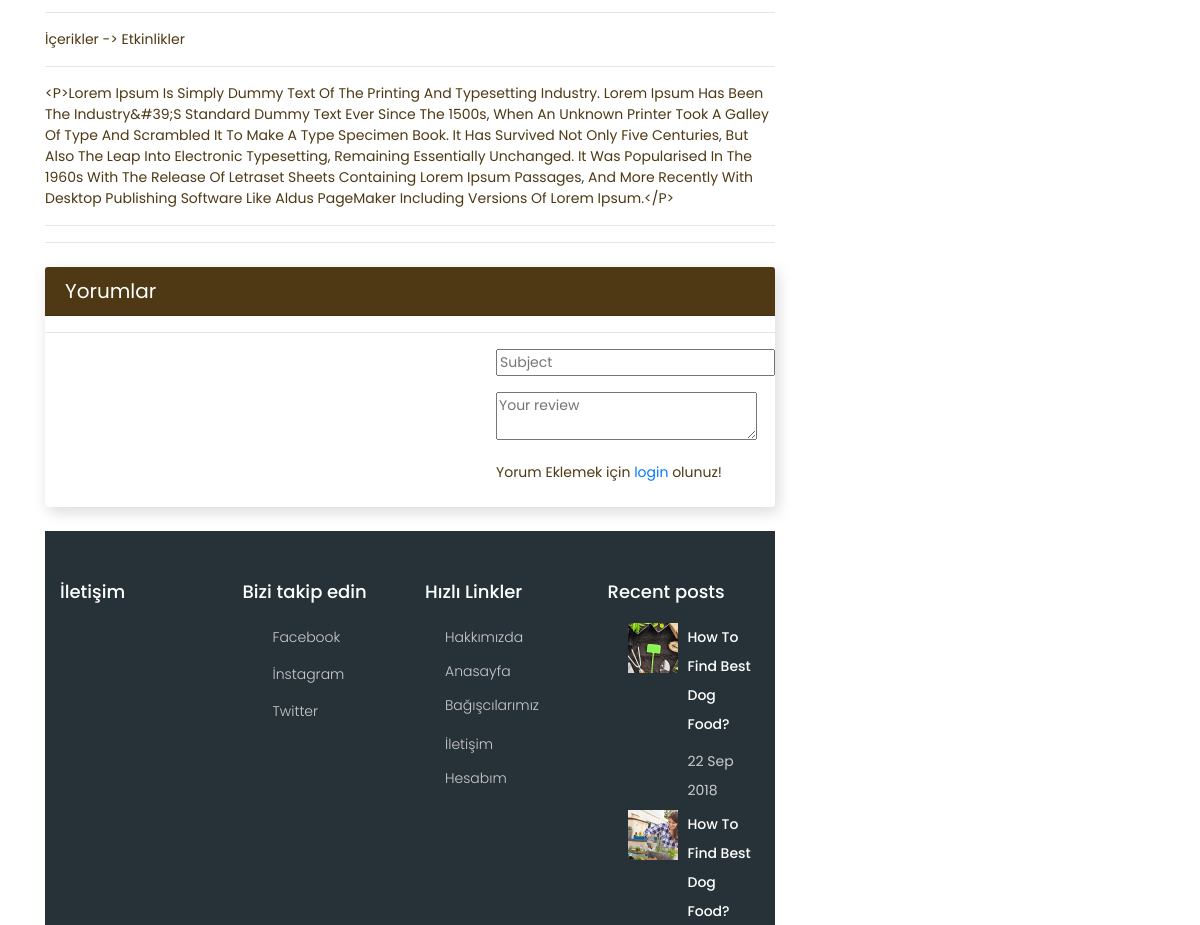
Before: /product/8/etkinlikler2/ (middle part) with the older database file.
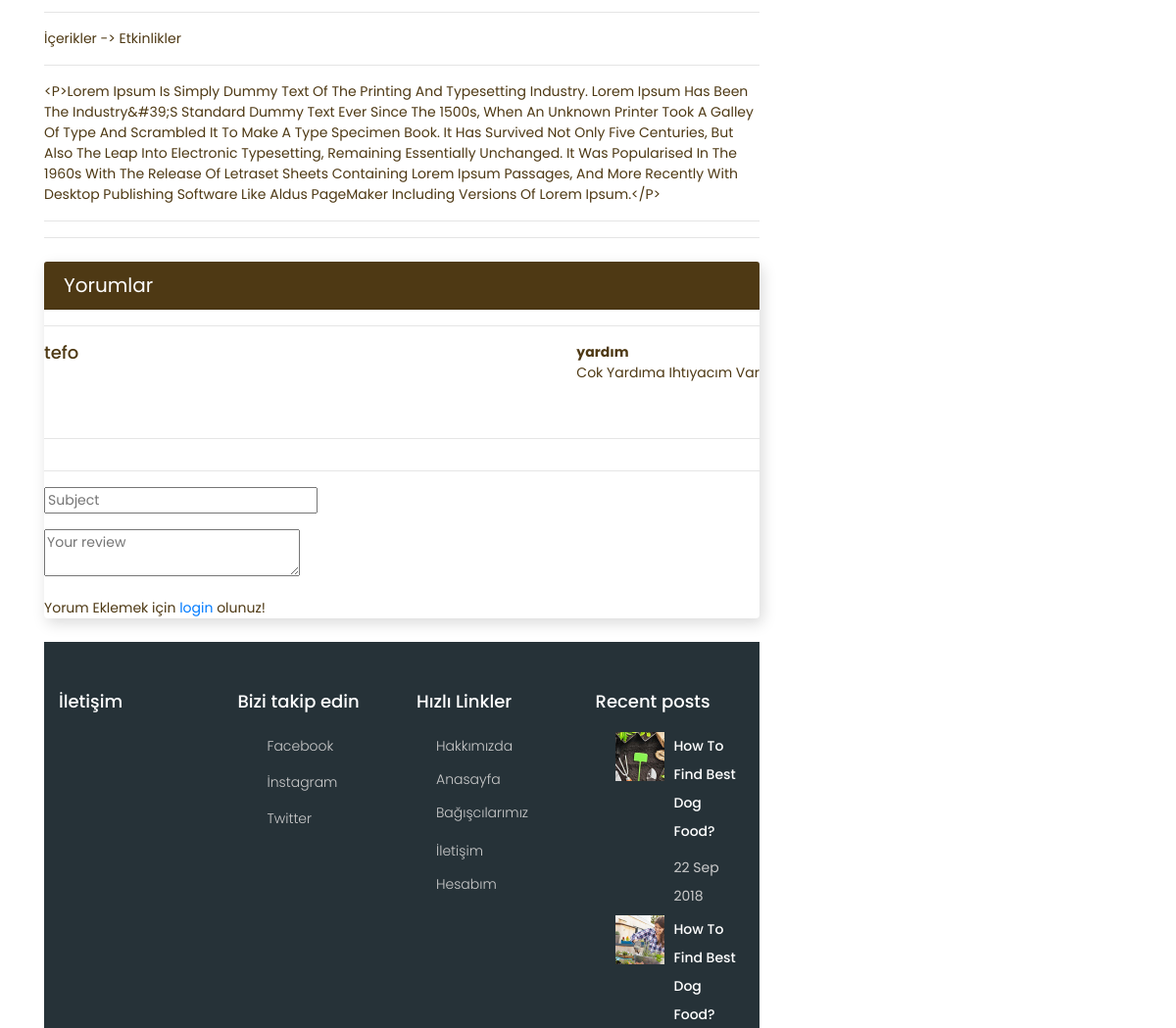
After: the same page with the newer database file.
### content/models.py (models this page shows, shortened)
class Comment(models.Model):
    STATUS = (
        ('New', 'Yeni'),
        ('True', 'Evet'),
        ('False', 'Hayır'),
    )
    product = models.ForeignKey(Product,on_delete=models.CASCADE)
    user = models.ForeignKey(User,on_delete=models.CASCADE)
    subject = models.CharField(max_length=50,blank=True)
    comment = models.TextField(max_length=200,blank=True)
    status = models.CharField(max_length=10,choices=STATUS,default='New')
    ip = models.CharField(blank=True,max_length=20)
    create_at = models.DateTimeField(auto_now_add=True)
    update_at = models.DateTimeField(auto_now=True)

### home/views.py (the view)
# urls.py: path('product/<int:id>/<slug:slug>/', views.product_detail, name='product_detail'),
def product_detail(request,id,slug):
    category = Category.objects.all()
    product = Product.objects.get(pk=id)
    comments = Comment.objects.filter(product_id=id, status='True')
    images= Images.objects.filter(icerik_id=id)
    context = {'product': product,'category': category, 'slug': slug,'images': images,'comments': comments}
    return render(request, 'product_detail.html',context)

### content/models.py (called while the page is built)
    def __str__(self):
        full_path = [self.title]
        k = self.parent
        while k is not None:
            full_path.append(k.title)
            k = k.parent
        return ' -> '.join(full_path[::-1])

### home/templates/product_detail.html (shortened to what this page needs)
{% extends "Homebase.html" %}
{% block body %}
    <div class="container">
        <div class="about-main">
            <div class="row">
                <div class="col-lg-8">
                    <hr>
                    <p> {{ product.category}} </p>
                    <hr>
                    <p>{{ product.detail}}</p>
                    <hr>
                <hr>
                <div class="blog-right-side">
				<div class="card my-4">
					<h5 class="card-header">Yorumlar</h5>
                <hr>
                <div class="media mb-4">
                    {% for rs in comments %}
            <div class="media-body">
              <h5 class="mt-0">{{ rs.user.username}}</h5>
            </div>
                        <div><b>{{ rs.subject }}</b>
                                        <p>{{ rs.comment }}</p>
                                    </div>
          </div>
{% endfor %}
                 <hr>
                 <hr>
                <div>
                                <form class="form-style-9" action="/content/addcomment/{{ product.id }}" method="post" >
                                    <div class="form-group">
                                        <input class="field-style field-split align-middle" type="text" name="subject" id="id_subject" placeholder="Subject"/>
                                    </div>
                                    <div class="form-group">
                                        <textarea class="field-style" name="comment" id="id_comment" placeholder="Your review"></textarea>
                                    </div>
                                    {% if user.id is not None %}
                                        <button class="btn-info">Send Comment</button>
                                    {% else %}
                                        Yorum Eklemek için <a href="/login">login</a>  olunuz!
                                    {% endif %}
                                </form>
                            </div>
                </div>
            </div>
{% endblock %}

Changed rows visible on the page:
added Comment: user.username "tefo", subject "yardım", comment "Cok Yardıma Ihtıyacım Var"
